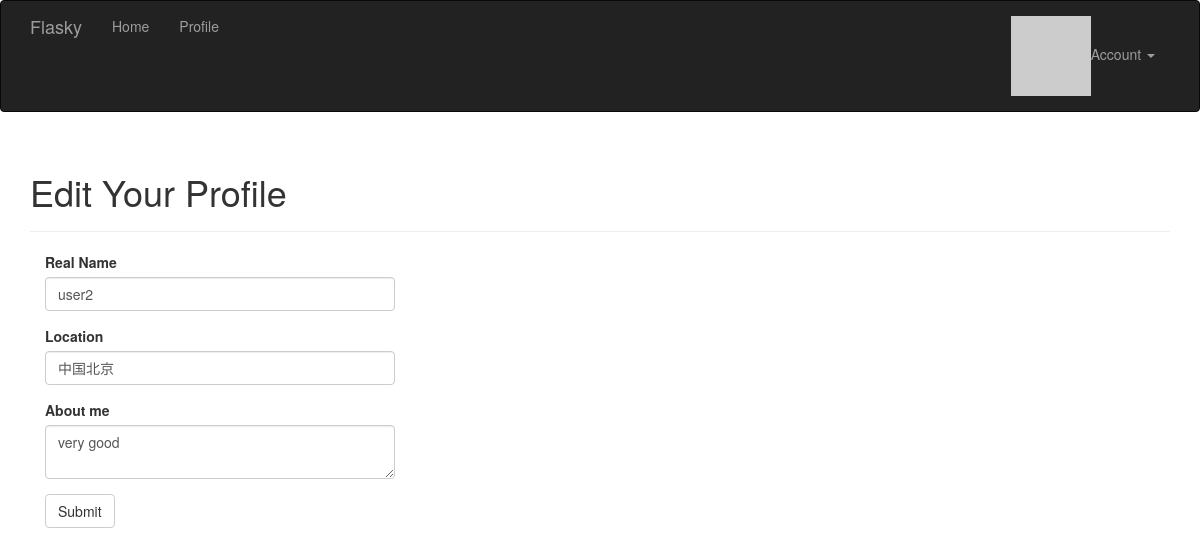
/edit_profile (signed in), run on the app's committed database.
### App/models.py (models this page shows, shortened)
class User(UserMixin,db.Model):
    __tablename__='users'
    id=db.Column(db.Integer,primary_key=True)
    username=db.Column(db.String(64),unique=True,index=True)
    role_id=db.Column(db.Integer,db.ForeignKey('roles.id'))#外键
    password_hash =db.Column(db.String(128))
    email=db.Column(db.String(64),unique=True,index=True)
    confirmed=db.Column(db.Boolean,default=False)   #判断用户是否已经确认过了
    name=db.Column(db.String(64))
    location=db.Column(db.String(64))
    about_me=db.Column(db.Text())
    member_since=db.Column(db.DateTime(),default=datetime.utcnow)
    last_seen=db.Column(db.DateTime(),default=datetime.utcnow)#default为默认值，可直接指定函数
    avatar_hash = db.Column(db.String(32))
    posts=db.relationship('Post',backref='author',lazy='dynamic')
    followed=db.relationship('Follow',foreign_keys=[Follow.follower_id],backref=db.backref('follower',lazy='joined'),
                             lazy='dynamic',cascade='all,delete-orphan')
    followers=db.relationship('Follow',foreign_keys=[Follow.followed_id],backref=db.backref('followed',lazy='joined'),
                              lazy='dynamic',cascade='all,delete-orphan')
    def ping(self):
        self.last_seen=datetime.utcnow()
        db.session.add(self)
    @property       #规定了密码不能被读取
    def password(self):
        raise AttributeError('password is not a readable attribute')
    def gravatar(self,size=100,default='identicon',rating='g'):#构建Gravatar URL方法。
        if request.is_secure:
            url='https://secure.gravatar.com/avatar'
        else:
            url='http://www.gravatar.com/avatar'
        hash=self.avatar_hash or hashlib.md5(self.email.encode('utf-8')).hexdigest()
        return '{url}/{hash}?s={size}&d={default}&r={rating}'.format(url=url,hash=hash,size=size,default=default,rating=rating)

### App/main/views.py (the view, shortened to what this page needs)
@main.route('/edit_profile', methods=['GET', 'POST'])  # 普通用户修改自身资料信息
@login_required
def edit_profile():
    form = EditProfileForm()
    form.name.data = current_user.name
    form.location.data = current_user.location
    form.about_me.data = current_user.about_me
    return render_template('edit_profile.html', form=form)

### App/main/forms.py
class EditProfileForm(FlaskForm):#用来编辑用户信息资料的
    name=StringField('Real Name',validators=[Length(2,64)])
    location=StringField('Location',validators=[Length(0,64)])
    about_me=TextAreaField('About me')
    submit=SubmitField('Submit')

### App/auth/views.py (called while the page is built)
@auth.before_app_request        #before_app_request是一个钩子，每次请求都会调用该视图函数
def before_request():           #用来处理注册但是未邮箱确认的用户所能看到的信息
    if current_user.is_authenticated :
        current_user.ping()
        if not current_user.confirmed and request.endpoint[:5] !='auth.'\
                                        and request.endpoint !='static':
            return redirect(url_for('auth.unconfirmed'))

### App/main/__init__.py (called while the page is built)
@main.app_context_processor     #上下文处理器，让定义的变量在所有模板中全局可访问
def inject_permissions():
    return dict(Permission=Permission)

### App/models.py (called while the page is built)
@login_manager.user_loader      #用来回调用户的标识符来确认这个用户身份
def load_user(user_id):
    return User.query.get(int(user_id))

### App/templates/edit_profile.html (shortened to what this page needs)
{% extends "base.html" %}
{% import "bootstrap/wtf.html" as wtf %}
{% block page_content %}
<div class="page-header">
    <h1>Edit Your Profile</h1>
</div>
<div class="col-md-4">
    {{ wtf.quick_form(form) }}
</div>
{% endblock %}

### data on the page
User: name "user2", location "中国北京", about_me "very good"
